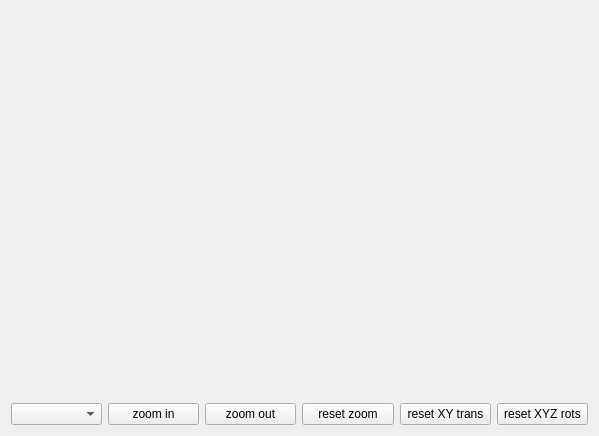
<?xml version="1.0" encoding="UTF-8"?>
<ui version="4.0">
 <class>QtOpenGLWidget</class>
 <widget class="QWidget" name="QtOpenGLWidget">
  <property name="geometry">
   <rect>
    <x>0</x>
    <y>0</y>
    <width>599</width>
    <height>436</height>
   </rect>
  </property>
  <property name="windowTitle">
   <string>QtOpenGLWidget</string>
  </property>
  <layout class="QGridLayout" name="gridLayout">
   <item row="0" column="0">
    <widget class="OpenGLContainer" name="widget" native="true">
     <property name="sizePolicy">
      <sizepolicy hsizetype="Expanding" vsizetype="Expanding">
       <horstretch>0</horstretch>
       <verstretch>0</verstretch>
      </sizepolicy>
     </property>
    </widget>
   </item>
   <item row="1" column="0">
    <layout class="QHBoxLayout" name="horizontalLayout">
     <item>
      <widget class="QComboBox" name="comboBoxViewModes"/>
     </item>
     <item>
      <widget class="QPushButton" name="pushButtonZoomIn">
       <property name="text">
        <string>zoom in</string>
       </property>
      </widget>
     </item>
     <item>
      <widget class="QPushButton" name="pushButtonZoomOut">
       <property name="text">
        <string>zoom out</string>
       </property>
      </widget>
     </item>
     <item>
      <widget class="QPushButton" name="pushButtonZoomReset">
       <property name="text">
        <string>reset zoom</string>
       </property>
      </widget>
     </item>
     <item>
      <widget class="QPushButton" name="pushButtonXYTransReset">
       <property name="sizePolicy">
        <sizepolicy hsizetype="Preferred" vsizetype="Fixed">
         <horstretch>0</horstretch>
         <verstretch>0</verstretch>
        </sizepolicy>
       </property>
       <property name="text">
        <string>reset XY trans</string>
       </property>
      </widget>
     </item>
     <item>
      <widget class="QPushButton" name="pushButtonRotationReset">
       <property name="text">
        <string>reset XYZ rots</string>
       </property>
      </widget>
     </item>
    </layout>
   </item>
  </layout>
 </widget>
 <layoutdefault spacing="6" margin="11"/>
 <customwidgets>
  <customwidget>
   <class>OpenGLContainer</class>
   <extends>QWidget</extends>
   <header>openglcontainer.hpp</header>
   <container>1</container>
   <slots>
    <slot>zoomIn()</slot>
    <slot>zoomOut()</slot>
    <slot>zoomReset()</slot>
    <slot>resetTranslation()</slot>
    <slot>resetRotation()</slot>
    <slot>changeViewMode(int)</slot>
   </slots>
  </customwidget>
 </customwidgets>
 <resources/>
 <connections>
  <connection>
   <sender>pushButtonZoomIn</sender>
   <signal>clicked()</signal>
   <receiver>widget</receiver>
   <slot>zoomIn()</slot>
   <hints>
    <hint type="sourcelabel">
     <x>154</x>
     <y>406</y>
    </hint>
    <hint type="destinationlabel">
     <x>58</x>
     <y>352</y>
    </hint>
   </hints>
  </connection>
  <connection>
   <sender>pushButtonZoomOut</sender>
   <signal>clicked()</signal>
   <receiver>widget</receiver>
   <slot>zoomOut()</slot>
   <hints>
    <hint type="sourcelabel">
     <x>269</x>
     <y>406</y>
    </hint>
    <hint type="destinationlabel">
     <x>150</x>
     <y>355</y>
    </hint>
   </hints>
  </connection>
  <connection>
   <sender>pushButtonZoomReset</sender>
   <signal>clicked()</signal>
   <receiver>widget</receiver>
   <slot>zoomReset()</slot>
   <hints>
    <hint type="sourcelabel">
     <x>360</x>
     <y>406</y>
    </hint>
    <hint type="destinationlabel">
     <x>247</x>
     <y>357</y>
    </hint>
   </hints>
  </connection>
  <connection>
   <sender>pushButtonXYTransReset</sender>
   <signal>clicked()</signal>
   <receiver>widget</receiver>
   <slot>resetTranslation()</slot>
   <hints>
    <hint type="sourcelabel">
     <x>451</x>
     <y>406</y>
    </hint>
    <hint type="destinationlabel">
     <x>344</x>
     <y>341</y>
    </hint>
   </hints>
  </connection>
  <connection>
   <sender>pushButtonRotationReset</sender>
   <signal>clicked()</signal>
   <receiver>widget</receiver>
   <slot>resetRotation()</slot>
   <hints>
    <hint type="sourcelabel">
     <x>542</x>
     <y>406</y>
    </hint>
    <hint type="destinationlabel">
     <x>439</x>
     <y>351</y>
    </hint>
   </hints>
  </connection>
  <connection>
   <sender>comboBoxViewModes</sender>
   <signal>currentIndexChanged(int)</signal>
   <receiver>widget</receiver>
   <slot>changeViewMode(int)</slot>
   <hints>
    <hint type="sourcelabel">
     <x>46</x>
     <y>391</y>
    </hint>
    <hint type="destinationlabel">
     <x>46</x>
     <y>350</y>
    </hint>
   </hints>
  </connection>
 </connections>
</ui>
